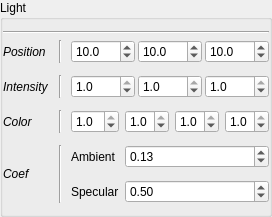
                <widget class="QGroupBox" name="groupBox_5">
                 <property name="title">
                  <string>Light</string>
                 </property>
                 <layout class="QVBoxLayout" name="verticalLayout_2">
                  <property name="leftMargin">
                   <number>0</number>
                  </property>
                  <property name="rightMargin">
                   <number>0</number>
                  </property>
                  <item>
                   <widget class="Line" name="line_41">
                    <property name="minimumSize">
                     <size>
                      <width>200</width>
                      <height>0</height>
                     </size>
                    </property>
                    <property name="orientation">
                     <enum>Qt::Horizontal</enum>
                    </property>
                   </widget>
                  </item>
                  <item>
                   <layout class="QGridLayout" name="gridLayout_13">
                    <property name="verticalSpacing">
                     <number>12</number>
                    </property>
                    <property name="topMargin">
                     <number>0</number>
                    </property>
                    <item row="3" column="0">
                     <widget class="QLabel" name="label_34">
                      <property name="font">
                       <font>
                        <italic>true</italic>
                       </font>
                      </property>
                      <property name="text">
                       <string>Color</string>
                      </property>
                     </widget>
                    </item>
                    <item row="5" column="2">
                     <widget class="QLabel" name="label_13">
                      <property name="text">
                       <string>Specular</string>
                      </property>
                     </widget>
                    </item>
                    <item row="4" column="0" rowspan="2">
                     <widget class="QLabel" name="label_35">
                      <property name="font">
                       <font>
                        <italic>true</italic>
                       </font>
                      </property>
                      <property name="text">
                       <string>Coef</string>
                      </property>
                     </widget>
                    </item>
                    <item row="3" column="2">
                     <widget class="QDoubleSpinBox" name="uil_colR">
                      <property name="font">
                       <font>
                        <weight>50</weight>
                        <bold>false</bold>
                       </font>
                      </property>
                      <property name="toolTip">
                       <string>&lt;html&gt;&lt;head/&gt;&lt;body&gt;&lt;p&gt;Red&lt;/p&gt;&lt;/body&gt;&lt;/html&gt;</string>
                      </property>
                      <property name="decimals">
                       <number>1</number>
                      </property>
                      <property name="maximum">
                       <double>1.000000000000000</double>
                      </property>
                      <property name="singleStep">
                       <double>0.100000000000000</double>
                      </property>
                      <property name="value">
                       <double>1.000000000000000</double>
                      </property>
                     </widget>
                    </item>
                    <item row="4" column="2">
                     <widget class="QLabel" name="label_9">
                      <property name="text">
                       <string>Ambient</string>
                      </property>
                     </widget>
                    </item>
                    <item row="2" column="0">
                     <widget class="QLabel" name="label_36">
                      <property name="font">
                       <font>
                        <italic>true</italic>
                       </font>
                      </property>
                      <property name="text">
                       <string>Intensity</string>
                      </property>
                     </widget>
                    </item>
                    <item row="3" column="1">
                     <widget class="Line" name="line_35">
                      <property name="minimumSize">
                       <size>
                        <width>10</width>
                        <height>0</height>
                       </size>
                      </property>
                      <property name="orientation">
                       <enum>Qt::Vertical</enum>
                      </property>
                     </widget>
                    </item>
                    <item row="2" column="2" colspan="4">
                     <widget class="QWidget" name="widget_8" native="true">
                      <property name="minimumSize">
                       <size>
                        <width>30</width>
                        <height>0</height>
                       </size>
                      </property>
                      <layout class="QHBoxLayout" name="horizontalLayout_90">
                       <property name="spacing">
                        <number>3</number>
                       </property>
                       <property name="margin">
                        <number>0</number>
                       </property>
                       <item>
                        <widget class="QDoubleSpinBox" name="uil_intX">
                         <property name="font">
                          <font>
                           <weight>50</weight>
                           <bold>false</bold>
                          </font>
                         </property>
                         <property name="toolTip">
                          <string>&lt;html&gt;&lt;head/&gt;&lt;body&gt;&lt;p&gt;Along x-axis&lt;/p&gt;&lt;/body&gt;&lt;/html&gt;</string>
                         </property>
                         <property name="decimals">
                          <number>1</number>
                         </property>
                         <property name="maximum">
                          <double>1.000000000000000</double>
                         </property>
                         <property name="singleStep">
                          <double>0.100000000000000</double>
                         </property>
                         <property name="value">
                          <double>1.000000000000000</double>
                         </property>
                        </widget>
                       </item>
                       <item>
                        <widget class="QDoubleSpinBox" name="uil_intY">
                         <property name="font">
                          <font>
                           <weight>50</weight>
                           <bold>false</bold>
                          </font>
                         </property>
                         <property name="toolTip">
                          <string>&lt;html&gt;&lt;head/&gt;&lt;body&gt;&lt;p&gt;Along y-axis&lt;/p&gt;&lt;/body&gt;&lt;/html&gt;</string>
                         </property>
                         <property name="decimals">
                          <number>1</number>
                         </property>
                         <property name="maximum">
                          <double>1.000000000000000</double>
                         </property>
                         <property name="singleStep">
                          <double>0.100000000000000</double>
                         </property>
                         <property name="value">
                          <double>1.000000000000000</double>
                         </property>
                        </widget>
                       </item>
                       <item>
                        <widget class="QDoubleSpinBox" name="uil_intZ">
                         <property name="font">
                          <font>
                           <weight>50</weight>
                           <bold>false</bold>
                          </font>
                         </property>
                         <property name="toolTip">
                          <string>&lt;html&gt;&lt;head/&gt;&lt;body&gt;&lt;p&gt;Along z-axis&lt;/p&gt;&lt;/body&gt;&lt;/html&gt;</string>
                         </property>
                         <property name="decimals">
                          <number>1</number>
                         </property>
                         <property name="maximum">
                          <double>1.000000000000000</double>
                         </property>
                         <property name="singleStep">
                          <double>0.100000000000000</double>
                         </property>
                         <property name="value">
                          <double>1.000000000000000</double>
                         </property>
                        </widget>
                       </item>
                      </layout>
                     </widget>
                    </item>
                    <item row="3" column="3">
                     <widget class="QDoubleSpinBox" name="uil_colG">
                      <property name="font">
                       <font>
                        <weight>50</weight>
                        <bold>false</bold>
                       </font>
                      </property>
                      <property name="toolTip">
                       <string>&lt;html&gt;&lt;head/&gt;&lt;body&gt;&lt;p&gt;Green&lt;/p&gt;&lt;/body&gt;&lt;/html&gt;</string>
                      </property>
                      <property name="decimals">
                       <number>1</number>
                      </property>
                      <property name="maximum">
                       <double>1.000000000000000</double>
                      </property>
                      <property name="singleStep">
                       <double>0.100000000000000</double>
                      </property>
                      <property name="value">
                       <double>1.000000000000000</double>
                      </property>
                     </widget>
                    </item>
                    <item row="4" column="3" colspan="3">
                     <widget class="QDoubleSpinBox" name="uil_AmbCoef">
                      <property name="font">
                       <font>
                        <weight>50</weight>
                        <bold>false</bold>
                       </font>
                      </property>
                      <property name="toolTip">
                       <string>&lt;html&gt;&lt;head/&gt;&lt;body&gt;&lt;p&gt;Make the full brain brighter / darker&lt;/p&gt;&lt;/body&gt;&lt;/html&gt;</string>
                      </property>
                      <property name="maximum">
                       <double>1.000000000000000</double>
                      </property>
                      <property name="singleStep">
                       <double>0.100000000000000</double>
                      </property>
                      <property name="value">
                       <double>0.130000000000000</double>
                      </property>
                     </widget>
                    </item>
                    <item row="5" column="3" colspan="3">
                     <widget class="QDoubleSpinBox" name="uil_SpecCoef">
                      <property name="font">
                       <font>
                        <weight>50</weight>
                        <bold>false</bold>
                       </font>
                      </property>
                      <property name="toolTip">
                       <string>&lt;html&gt;&lt;head/&gt;&lt;body&gt;&lt;p&gt;Add shiny effect&lt;/p&gt;&lt;/body&gt;&lt;/html&gt;</string>
                      </property>
                      <property name="singleStep">
                       <double>0.100000000000000</double>
                      </property>
                      <property name="value">
                       <double>0.500000000000000</double>
                      </property>
                     </widget>
                    </item>
                    <item row="1" column="0">
                     <widget class="QLabel" name="label_33">
                      <property name="font">
                       <font>
                        <italic>true</italic>
                       </font>
                      </property>
                      <property name="text">
                       <string>Position</string>
                      </property>
                     </widget>
                    </item>
                    <item row="1" column="2" colspan="4">
                     <widget class="QWidget" name="widget_7" native="true">
                      <property name="minimumSize">
                       <size>
                        <width>0</width>
                        <height>0</height>
                       </size>
                      </property>
                      <layout class="QHBoxLayout" name="horizontalLayout_89">
                       <property name="spacing">
                        <number>3</number>
                       </property>
                       <property name="margin">
                        <number>0</number>
                       </property>
                       <item>
                        <widget class="QDoubleSpinBox" name="uil_posX">
                         <property name="font">
                          <font>
                           <weight>50</weight>
                           <bold>false</bold>
                          </font>
                         </property>
                         <property name="toolTip">
                          <string>&lt;html&gt;&lt;head/&gt;&lt;body&gt;&lt;p&gt;Along x-axis&lt;/p&gt;&lt;/body&gt;&lt;/html&gt;</string>
                         </property>
                         <property name="decimals">
                          <number>1</number>
                         </property>
                         <property name="maximum">
                          <double>1000.000000000000000</double>
                         </property>
                         <property name="value">
                          <double>10.000000000000000</double>
                         </property>
                        </widget>
                       </item>
                       <item>
                        <widget class="QDoubleSpinBox" name="uil_posY">
                         <property name="font">
                          <font>
                           <weight>50</weight>
                           <bold>false</bold>
                          </font>
                         </property>
                         <property name="toolTip">
                          <string>&lt;html&gt;&lt;head/&gt;&lt;body&gt;&lt;p&gt;Along y-axis&lt;/p&gt;&lt;/body&gt;&lt;/html&gt;</string>
                         </property>
                         <property name="decimals">
                          <number>1</number>
                         </property>
                         <property name="maximum">
                          <double>1000.000000000000000</double>
                         </property>
                         <property name="value">
                          <double>10.000000000000000</double>
                         </property>
                        </widget>
                       </item>
                       <item>
                        <widget class="QDoubleSpinBox" name="uil_posZ">
                         <property name="font">
                          <font>
                           <weight>50</weight>
                           <bold>false</bold>
                          </font>
                         </property>
                         <property name="toolTip">
                          <string>&lt;html&gt;&lt;head/&gt;&lt;body&gt;&lt;p&gt;Along z-axis&lt;/p&gt;&lt;/body&gt;&lt;/html&gt;</string>
                         </property>
                         <property name="decimals">
                          <number>1</number>
                         </property>
                         <property name="maximum">
                          <double>1000.000000000000000</double>
                         </property>
                         <property name="value">
                          <double>10.000000000000000</double>
                         </property>
                        </widget>
                       </item>
                      </layout>
                     </widget>
                    </item>
                    <item row="3" column="4">
                     <widget class="QDoubleSpinBox" name="uil_colB">
                      <property name="font">
                       <font>
                        <weight>50</weight>
                        <bold>false</bold>
                       </font>
                      </property>
                      <property name="toolTip">
                       <string>&lt;html&gt;&lt;head/&gt;&lt;body&gt;&lt;p&gt;Blue&lt;/p&gt;&lt;/body&gt;&lt;/html&gt;</string>
                      </property>
                      <property name="decimals">
                       <number>1</number>
                      </property>
                      <property name="maximum">
                       <double>1.000000000000000</double>
                      </property>
                      <property name="singleStep">
                       <double>0.100000000000000</double>
                      </property>
                      <property name="value">
                       <double>1.000000000000000</double>
                      </property>
                     </widget>
                    </item>
                    <item row="3" column="5">
                     <widget class="QDoubleSpinBox" name="uil_colA">
                      <property name="font">
                       <font>
                        <weight>50</weight>
                        <bold>false</bold>
                       </font>
                      </property>
                      <property name="toolTip">
                       <string>&lt;html&gt;&lt;head/&gt;&lt;body&gt;&lt;p&gt;Alpha&lt;/p&gt;&lt;/body&gt;&lt;/html&gt;</string>
                      </property>
                      <property name="decimals">
                       <number>1</number>
                      </property>
                      <property name="maximum">
                       <double>1.000000000000000</double>
                      </property>
                      <property name="singleStep">
                       <double>0.100000000000000</double>
                      </property>
                      <property name="value">
                       <double>1.000000000000000</double>
                      </property>
                     </widget>
                    </item>
                    <item row="1" column="1">
                     <widget class="Line" name="line_33">
                      <property name="minimumSize">
                       <size>
                        <width>10</width>
                        <height>0</height>
                       </size>
                      </property>
                      <property name="orientation">
                       <enum>Qt::Vertical</enum>
                      </property>
                     </widget>
                    </item>
                    <item row="2" column="1">
                     <widget class="Line" name="line_34">
                      <property name="minimumSize">
                       <size>
                        <width>10</width>
                        <height>0</height>
                       </size>
                      </property>
                      <property name="orientation">
                       <enum>Qt::Vertical</enum>
                      </property>
                     </widget>
                    </item>
                    <item row="4" column="1" rowspan="2">
                     <widget class="Line" name="line_36">
                      <property name="minimumSize">
                       <size>
                        <width>10</width>
                        <height>0</height>
                       </size>
                      </property>
                      <property name="orientation">
                       <enum>Qt::Vertical</enum>
                      </property>
                     </widget>
                    </item>
                   </layout>
                  </item>
                 </layout>
                </widget>
